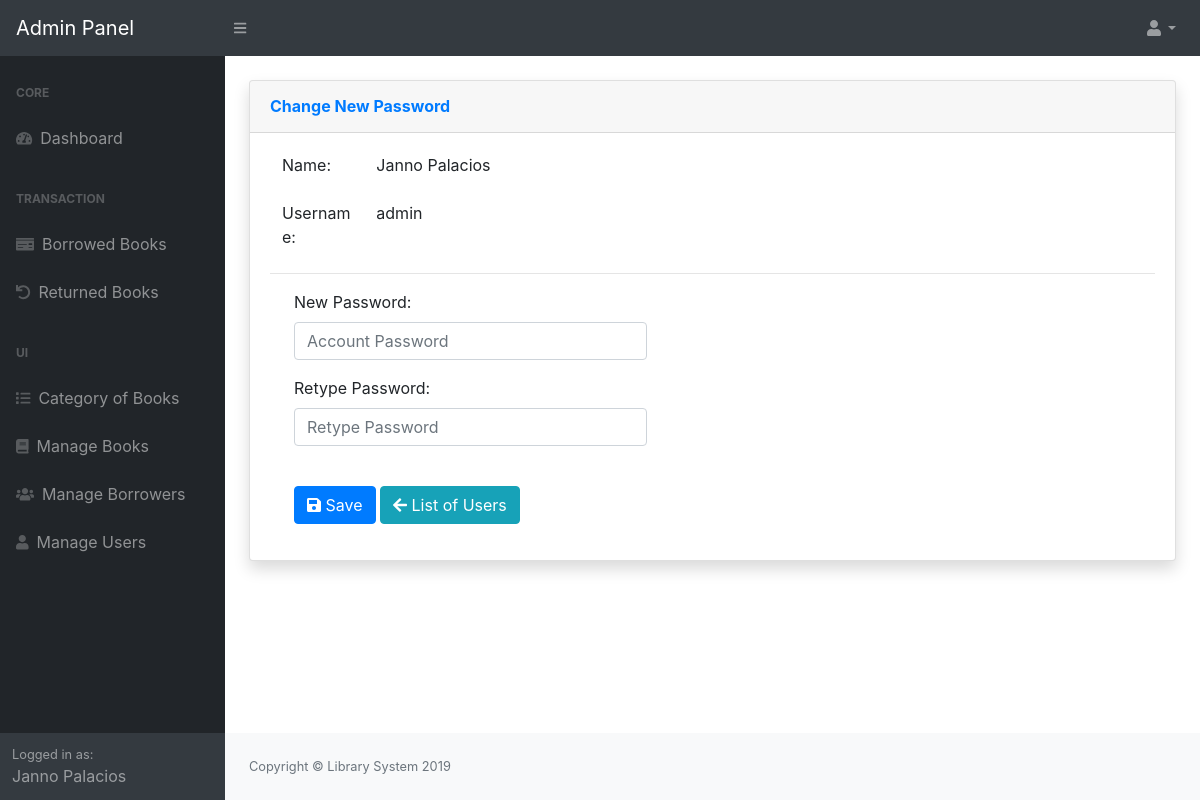
Before: /admin/users/index.php?view=changepassword&id=3 (signed in) with the older database file.
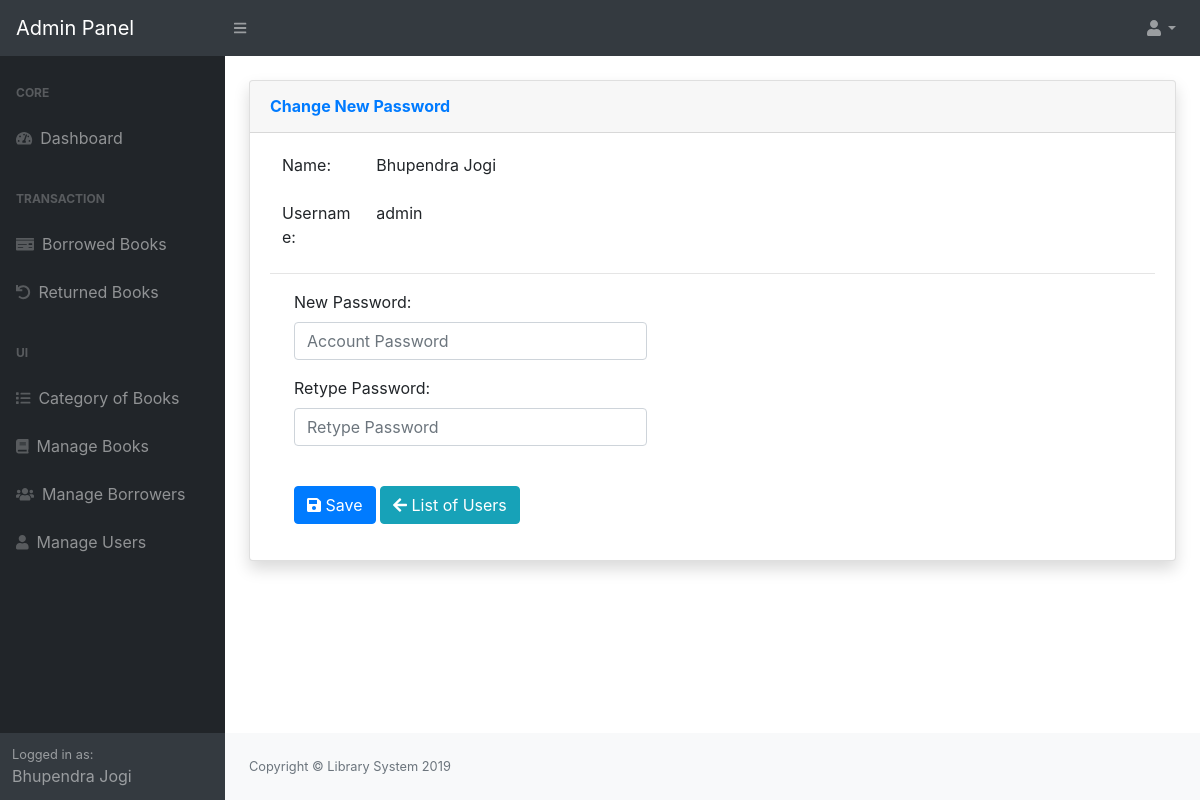
After: the same page with the newer database file.
### tables this page shows
CREATE TABLE `tblusers` (
  `USERID` int(11) NOT NULL,
  `NAME` varchar(124) NOT NULL,
  `UEMAIL` varchar(125) NOT NULL,
  `PASS` varchar(125) NOT NULL,
  `TYPE` varchar(125) NOT NULL,
  `Status` varchar(11) NOT NULL,
  `PicLoc` text NOT NULL,
  `fine` varchar(20) DEFAULT NULL
);

### admin/users/index.php (called while the page is built, shortened)
<?php
require_once("../themes/templates.php");
?>

### include/database.php (called while the page is built, shortened)
<?php
class Database {
	var $sql_string = '';
	private $conn;
	public function open_connection() {
		$this->conn = mysqli_connect(server, user, pass);
		if (!$this->conn) {
			throw new Exception("Failed to connect to the database server: " . mysqli_connect_error());
		} else {
			$db_select = mysqli_select_db($this->conn, database_name);
		}
	}
	function setQuery($sql='') {
		$this->sql_string=$sql;
	}
	function executeQuery() {
		$result = mysqli_query($this->conn,$this->sql_string);
		return $result;
	}
	private function confirm_query($result) {
		return $result;
	}
	function loadSingleResult() {
		$cur = $this->executeQuery();
		while ($row = mysqli_fetch_object($cur)) {
		return $data = $row;
		}
	}
}
$mydb = new Database();
?>

### include/accounts.php (called while the page is built, shortened)
<?php
require_once(LIB_PATH.DS.'database.php');
class User {
	protected static  $tblname = "tblusers";
	function single_user($id=""){
			global $mydb;
			$mydb->setQuery("SELECT * FROM ".self::$tblname."
				Where USERID= '{$id}' LIMIT 1");
			$cur = $mydb->loadSingleResult();
			return $cur;
	}
}
?>

### admin/users/changepassword.php (the view, shortened to what the changed rows need)
<?php
  @$user_id = $_GET['id'];
  $user = New User();
  $singleuser = $user->single_user($user_id);
?>
 <div class="card shadow mb-4">
  <div class="card-body">
    <div class="table-responsive">
 <form class="form-horizontal span6" action="controller.php?action=changepassword" method="POST" onsubmit="return validateRetypePassword()">
                  <div class="form-group">
                    <div class="col-md-8 row">
                      <label class="col-md-2 control-label" for=
                      "user_name">Name:</label>
                      <div class="col-md-8">
                        <?php echo $singleuser->NAME; ?>
                      </div>
                    </div>
                  </div>
                  <div class="form-group">
                    <div class="col-md-8 row">
                      <label class="col-md-2 control-label" for=
                      "user_email">Username:</label>
                      <div class="col-md-8">
                         <?php echo $singleuser->UEMAIL; ?>
                      </div>
                    </div>
                  </div>
        </form>
 </div>
</div>
</div>

### admin/themes/templates.php (shortened to what the changed rows need)
<?php
 $user = New User();
  $singleuser = $user->single_user($_SESSION['USERID']);
?>
<!DOCTYPE html>
<html lang="en">
    <head>
        <link href="<?php echo web_root;?>admin/dist/css/styles.css" rel="stylesheet" />
          <link href="<?php echo web_root;?>admin/dist/css/datepicker.css" rel="stylesheet" />
        <link href="<?php echo web_root;?>admin/dist/css/dataTables.bootstrap4.min.css" rel="stylesheet" />
        <link href="<?php echo web_root;?>admin/dist/fonts/font-awesome.min.css" rel="stylesheet" />
        <link href="https://cdn.jsdelivr.net/npm/select2@4.0.13/dist/css/select2.min.css" rel="stylesheet" />
    </head>
    <body class="sb-nav-fixed">
        <div id="layoutSidenav">
            <div id="layoutSidenav_nav">
                <nav class="sb-sidenav accordion sb-sidenav-dark" id="sidenavAccordion">
                    <div class="sb-sidenav-menu">
                        <div class="nav">
                        </div>
                    </div>
                    <div class="sb-sidenav-footer">
                        <div class="small">Logged in as:</div>
                       <?php echo $singleuser->NAME;  ?>
                    </div>
                </nav>
            </div>
            <div id="layoutSidenav_content">
                <main>
                    <div class="container-fluid">
                         <br/>
                       <?php
                        require_once $content;
                        ?>
                    </div>
                </main>
            </div>
        </div>
    </body>
</html>

Changed rows visible on the page:
changed tblusers "admin": NAME "Janno Palacios" → "Bhupendra Jogi"
